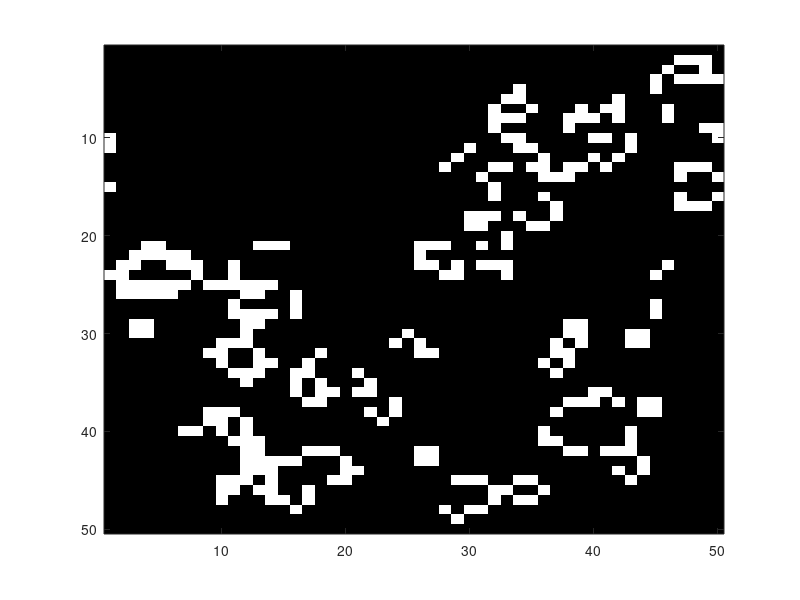

MATLAB code to generate this figure:
len=50; GRID=int8(rand(len,len));
up=[2:len 1]; down=[len 1:len-1]; %the world is round
colormap(gray(2));
for i=1:100
    neighbours=GRID(up,:)+GRID(down,:)+GRID(:,up)+GRID(:,down)+...
        GRID(up,up)+GRID(up,down)+GRID(down,up)+GRID(down,down);
    GRID = neighbours==3 | GRID & neighbours==2;
    image(GRID*2); pause(0.02);
end